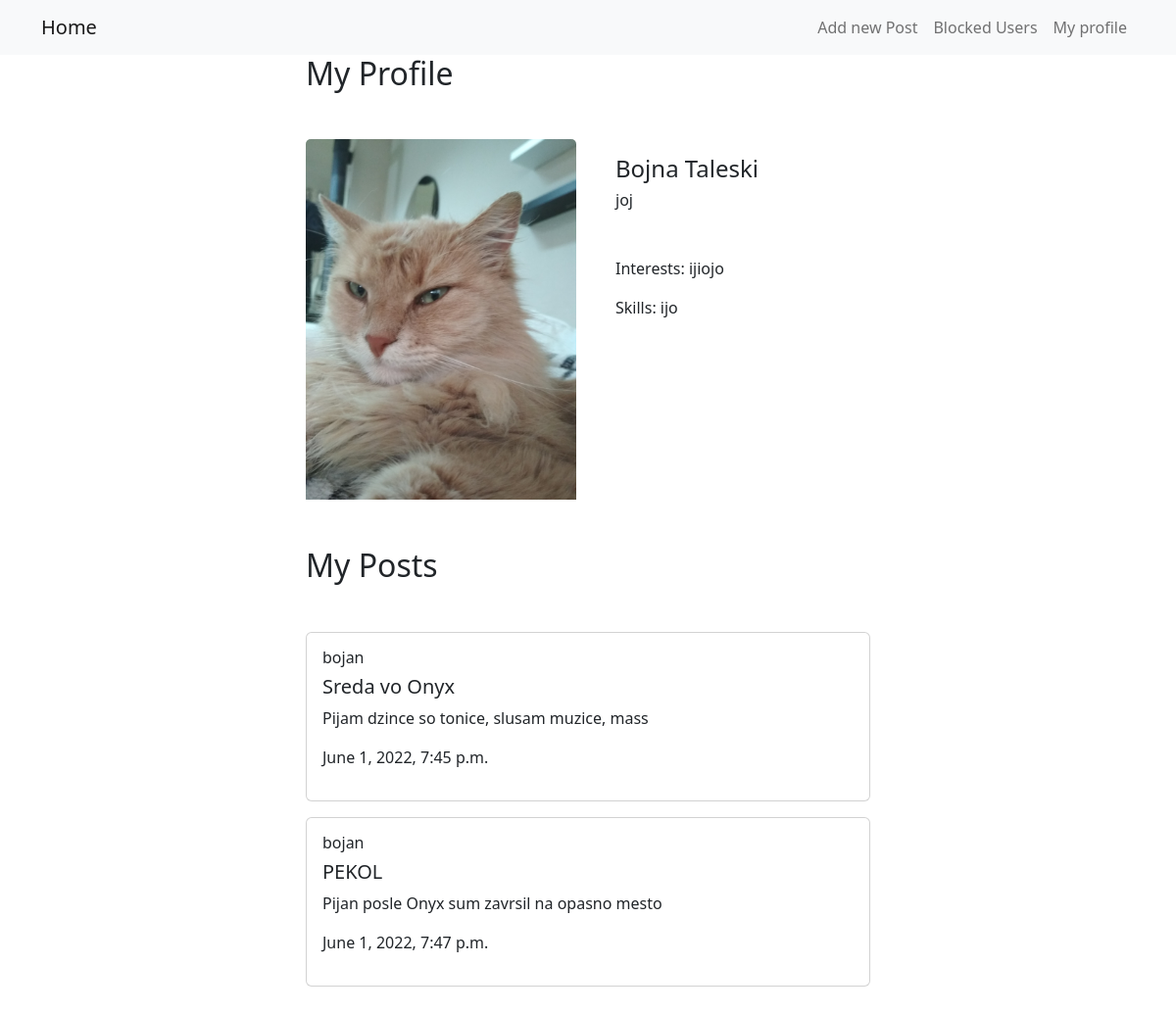
The app's page /profile/ (signed in) with its own data.
### BlogPost/models.py (models this page shows, shortened)
class CustomUser(models.Model):
    name = models.CharField(max_length=50)
    surname = models.CharField(max_length=50)
    user = models.ForeignKey(User, on_delete=models.CASCADE)
    image = models.ImageField(upload_to="profile_images/", null=True, blank=True)
    interests = models.TextField(max_length=200, null=True, blank=True)
    skills = models.TextField(max_length=200, null=True, blank=True)
    profession = models.CharField(max_length=50, null=True, blank=True)
    def __str__(self):
        return self.name + " " + self.surname

class BlogPost(models.Model):
    author = models.ForeignKey(User, on_delete=models.CASCADE)
    title = models.CharField(max_length=50)
    content = models.TextField()
    files = models.FileField(upload_to="post_files/", null=True, blank=True)
    date_created = models.DateTimeField(auto_now_add=True)
    last_updated = models.DateTimeField(auto_now=True)

### BlogPost/views.py (the view)
# urls.py: path('profile/', get_profile, name="profile"),
def get_profile(request):
    logged_in_user = request.user
    posts_list = BlogPost.objects.filter(author=logged_in_user).all()
    profile = CustomUser.objects.filter(user=logged_in_user).all()
    context = {"profile": profile[0], "posts": posts_list, }
    return render(request, "profile.html", context=context)

### BlogPost/templates/profile.html (shortened to what this page needs)
<!DOCTYPE html>
<html lang="en">
<head>
	<link href="https://cdn.jsdelivr.net/npm/bootstrap@5.2.0-beta1/dist/css/bootstrap.min.css" rel="stylesheet">
</head>
<body>
	<nav class="navbar navbar-expand-lg navbar-light bg-light">
		<div class="container">
			<a href="/posts" class="navbar-brand">Home</a>
			<ul class="navbar-nav ml-auto">
				<li class="nav-item">
					<a class="nav-link" href="/add/post">
						Add new Post
					</a>
				</li>
				<li class="nav-item">
					<a class="nav-link" href="/blockedUsers">
						Blocked Users
					</a>
				</li>
				<li class="nav-item">
					<a class="nav-link" href="/profile">
						My profile
					</a>
				</li>
			</ul>
		</div>
	</nav>
	<div class="container w-50">
		<h2 class="">My Profile</h2>
		<div class="card mb-3 border-0 mt-5">
        	<div class="row no-gutters">
				<div class="col-md-6">
					<img src="{{MEDIA_URL}} {{profile.image.url}}" class="card-img-top" alt="...">
				</div>
				<div class="col-md-6">
					<div class="card-body">
						<h4 class="card-title">{{profile}}</h4>
						<h6 class="card-subtitle mt-1">{{profile.profession}}</h6>
						<p class="card-text mt-5">Interests: {{profile.interests}}</p>
						<p class="card-text">Skills: {{profile.skills}}</p>
					</div>
				</div>
			</div>
		</div>
		<div class="div-container mt-5">
			<h2>My Posts</h2>
			<div class="mt-5 mb-5">
				{% for post in posts %}
					<div class="card mt-3">
						<div class="card-body">
							<h6 class="card-title">{{post.author}}</h6>
							<h5 class="card-title">	{{post.title}}</h5>
							<p class="card-text">{{post.content}}</p>
							<p>{{post.date_created}}</p>
						</div>
					</div>
				{% endfor %}
			</div>
		</div>
	</div>
</body>
</html>

### records on screen
CustomUser: image (picture), name+surname "Bojna Taleski", profession "joj", interests "ijiojo", skills "ijo"
BlogPost: author "bojan", title "Sreda vo Onyx", content "Pijam dzince so tonice, slusam muzice, mass", date_created "June 1, 2022, 7:45 p.m."
BlogPost: author "bojan", title "PEKOL", content "Pijan posle Onyx sum zavrsil na opasno mesto", date_created "June 1, 2022, 7:47 p.m."
